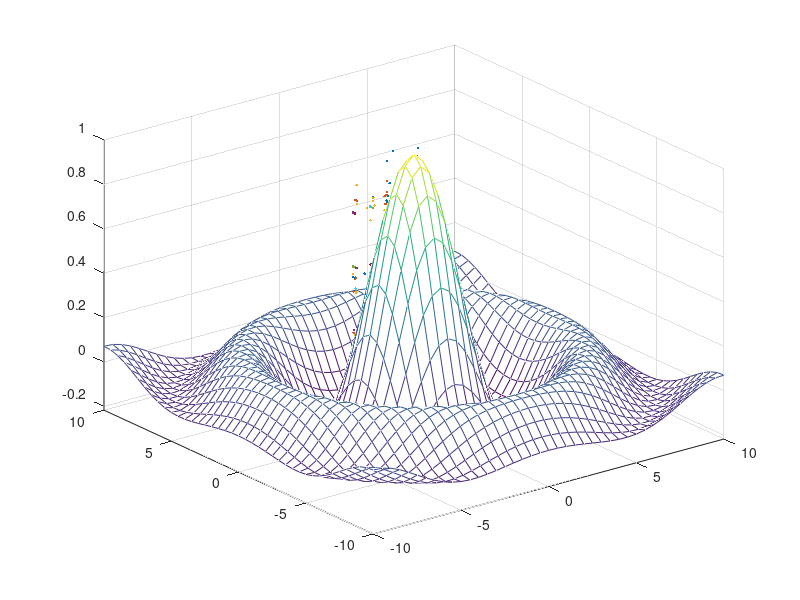

MATLAB code to generate this figure:
function AlgoritmoGenetico

    [X,Y] = meshgrid(-10:.5:10);
    %Función de entrada
    R = sqrt(X.^2 + Y.^2) + eps;
    Z = sin(R)./R;
    %limites
    mesh(X,Y,Z)
    axis tight; hold on;

individuo=10;
numeroV=1;
P0x=random('unif',-1,1,individuo,numeroV);
P0y=random('unif',-1,1,individuo,numeroV);
pc=0.5;
pm=0.1;
for Iteracion=1:10
    %Selección
    fi=double(e_funcion(P0x,P0y));
    P1x=Ruleta(fi,P0x,individuo,1);
    P1y=Ruleta(fi,P0y,individuo,1);
    %Cruce
    for i=1:2:(individuo-1)
        aux=Cruce(P1x(i),P1x(i+1),pc);
        P1x(i)=aux(3);
        P1x(i+1)=aux(4);
        
        aux=Cruce(P1y(i),P1y(i+1),pc);
        P1y(i)=aux(3);
        P1y(i+1)=aux(4);

    end
    %Mutación
    for i=1:2:(individuo-1)
        aux=Mutacion(P1x(i),P1x(i+1),pm);
        P1x(i)=aux(1);
        P1x(i+1)=aux(2);
        
        aux=Mutacion(P1y(i),P1y(i+1),pm);
        P1y(i)=aux(1);
        P1y(i+1)=aux(2);
    end 
    %Reemplazo generacional
    P0x=P1x; 
    P0y=P1y;

    %Graficar
    plot3(P0x,P0y,fi,'.');
end
    drawnow();
    pause(0.1);
  
function res = e_funcion(x,y)
    r = sqrt(x.^2+y.^2) + eps;
    res = sin(r)./r;

function Suma=Sumatoria(Vector,desde,hasta)
    Suma=0;
    for i=desde:hasta
        Suma=Suma+Vector(i);
    end
    
function Cruzados=Cruce(Ma,Pa,Prob_Cruce)
    Aux=random('unif',0,1,1,1);
    Bin_Mama=dec2bin_decimal(Ma,5);
    Bin_Papa=dec2bin_decimal(Pa,5); 
    L1=strfind(Bin_Mama,'.');
    L2=strfind(Bin_Papa,'.');
    while(L1<L2)
        Bin_Mama=['0' Bin_Mama];
        L1=strfind(Bin_Mama,'.');
    end
    while(L1>L2)
        Bin_Papa=['0' Bin_Papa];
        L2=strfind(Bin_Papa,'.');
    end
    L1=max(size(Bin_Mama))-1;
    L2=max(size(Bin_Papa))-1; 
    Aux_Ma=Bin_Mama(1:1:L1);
    Aux_Pa=Bin_Papa(1:1:L2);
    while(L1<L2)
        Aux_Ma=[Aux_Ma '0'];
        L1=max(size(Aux_Ma));
    end
    while(L1>L2)
        Aux_Pa=[Aux_Pa '0'];
        L2=max(size(Aux_Pa));
    end
    L1=max(size(Bin_Mama));
    L2=max(size(Bin_Papa));
    Bin_Mama=[Aux_Ma Bin_Mama(L1)];
    Bin_Papa=[Aux_Pa Bin_Papa(L2)];
    L1=max(size(Bin_Mama));
    if(Aux<Prob_Cruce) 
        P=strfind(Bin_Mama,'.');
        P_Cruce_Entera=round(random('unif',1,P-1,1,1));
        P_Cruce_Decimal=round(random('unif',P+1,L1-1,1,1));
        Hija=[Bin_Mama(1:1:P_Cruce_Entera) Bin_Papa(P_Cruce_Entera+1:1:P-1) Bin_Mama(P:1:P_Cruce_Decimal) Bin_Papa(P_Cruce_Decimal+1:1:L1-1) Bin_Mama(L1)];
        Hijo=[Bin_Papa(1:1:P_Cruce_Entera) Bin_Mama(P_Cruce_Entera+1:1:P-1) Bin_Papa(P:1:P_Cruce_Decimal) Bin_Mama(P_Cruce_Decimal+1:1:L1-1) Bin_Papa(L1)]; 
    else
        Hija=Bin_Mama;
        Hijo=Bin_Papa;
    end
        P=strfind(Hija,'.');
        Mama_Double=[Bin_Mama(L1) num2str(bin2dec(Bin_Mama(1:1:P-1))) '.' num2str(bin2dec(Bin_Mama(P+1:1:L1-1)))];
        Papa_Double=[Bin_Papa(L1) num2str(bin2dec(Bin_Papa(1:1:P-1))) '.' num2str(bin2dec(Bin_Papa(P+1:1:L1-1)))];
        Hija_Double=[Hija(L1) num2str(bin2dec(Hija(1:1:P-1))) '.' num2str(bin2dec(Hija(P+1:1:L1-1)))];
        Hijo_Double=[Hijo(L1) num2str(bin2dec(Hijo(1:1:P-1))) '.' num2str(bin2dec(Hijo(P+1:1:L1-1)))];
        Cruzados=[str2double(Mama_Double) str2double(Papa_Double) str2double(Hija_Double) str2double(Hijo_Double)];

function Mutar=Mutacion(Ma,Pa,Radio_Mut)
    Aux=random('unif',0,1,1,1);
    Bin_Mama=dec2bin_decimal(Ma,5);
    Bin_Papa=dec2bin_decimal(Pa,5); 
    L1=strfind(Bin_Mama,'.');
    L2=strfind(Bin_Papa,'.');
    while(L1<L2)
        Bin_Mama=['0' Bin_Mama];
        L1=strfind(Bin_Mama,'.');
    end
    while(L1>L2)
        Bin_Papa=['0' Bin_Papa];
        L2=strfind(Bin_Papa,'.');
    end
    L1=max(size(Bin_Mama))-1;
    L2=max(size(Bin_Papa))-1; 
    Aux_Ma=Bin_Mama(1:1:L1);
    Aux_Pa=Bin_Papa(1:1:L2);
    while(L1<L2)
        Aux_Ma=[Aux_Ma '0'];
        L1=max(size(Aux_Ma));
    end
    while(L1>L2)
        Aux_Pa=[Aux_Pa '0'];
        L2=max(size(Aux_Pa));
    end
    L1=max(size(Bin_Mama));
    L2=max(size(Bin_Papa));
    Bin_Mama=[Aux_Ma Bin_Mama(L1)];
    Bin_Papa=[Aux_Pa Bin_Papa(L2)];
    L1=max(size(Bin_Mama));
    P=strfind(Bin_Mama,'.');
    if(Aux<Radio_Mut) 
        P_Mut_Entera=round(random('unif',1,P-1,1,1));
        P_Mut_Decimal=round(random('unif',P+1,L1-1,1,1));
        if(Bin_Mama(P_Mut_Entera)=='1')
            Bin_Mama(P_Mut_Entera)='0';
        else
            Bin_Mama(P_Mut_Entera)='1';
        end
        if(Bin_Mama(P_Mut_Decimal)=='1')
            Bin_Mama(P_Mut_Decimal)='0';
        else
            Bin_Mama(P_Mut_Decimal)='1';
        end
        if(Bin_Papa(P_Mut_Entera)=='1')
            Bin_Papa(P_Mut_Entera)='0';
        else
            Bin_Papa(P_Mut_Entera)='1';
        end
        if(Bin_Papa(P_Mut_Decimal)=='1')
            Bin_Papa(P_Mut_Decimal)='0';
        else
            Bin_Papa(P_Mut_Decimal)='1';
        end  
    end
    Mama_Double=[Bin_Mama(L1) num2str(bin2dec(Bin_Mama(1:1:P-1))) '.' num2str(bin2dec(Bin_Mama(P+1:1:L1-1)))];
    Papa_Double=[Bin_Papa(L1) num2str(bin2dec(Bin_Papa(1:1:P-1))) '.' num2str(bin2dec(Bin_Papa(P+1:1:L1-1)))];
    Mutar=[str2double(Mama_Double) str2double(Papa_Double)];

function Binario=dec2bin_decimal(A,Largo)
    C=floor(abs(A));
    D=abs(A)-C;
    D=D*(10^Largo);
    Entera=dec2bin(C);
    Decimal=dec2bin(D);
    Binario=[Entera '.' Decimal];
    if(A<0)
        Binario=[Binario '-'];
    else
        Binario=[Binario '+'];
    end
    
function Seleccion=Ruleta(fi,P0,individuo,Orden)
    fi=zscore(fi)+3;
    if (Orden>0)
        fi=1./fi;
        Prob=fi/sum(fi);
    else
        Prob=fi/sum(fi);
    end
    for i=1:individuo
        x=random('unif',0,1,1,1);
        a=0;
        for j=1:individuo
            a=Prob(j)+a;
            if x<a
                P(i,:)=P0(j,:);
                break;
            end  
        end
    end
    Seleccion=P;